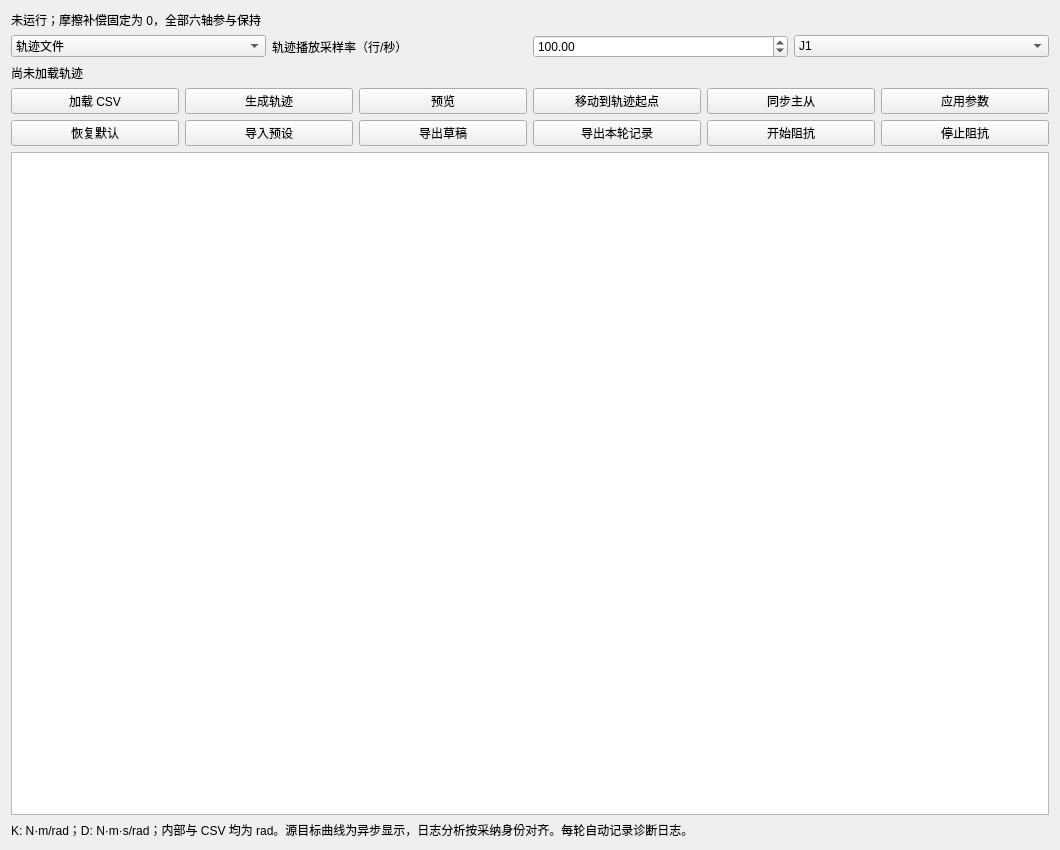
<?xml version="1.0" encoding="UTF-8"?>
<ui version="4.0"><class>ImpedanceWindow</class><widget class="QWidget" name="ImpedanceWindow">
<property name="windowTitle"><string>关节阻抗控制 · URSim 候选参数</string></property>
<property name="geometry"><rect><x>0</x><y>0</y><width>1060</width><height>850</height></rect></property>
<layout class="QVBoxLayout" name="rootLayout">
<item><widget class="QLabel" name="statusLabel"><property name="text"><string>未运行；摩擦补偿固定为 0，全部六轴参与保持</string></property><property name="wordWrap"><bool>true</bool></property></widget></item>
<item><layout class="QHBoxLayout" name="sourceLayout">
<item><widget class="QComboBox" name="sourceCombo"><item><property name="text"><string>轨迹文件</string></property></item><item><property name="text"><string>遥操作</string></property></item></widget></item>
<item><widget class="QLabel" name="rateLabel"><property name="text"><string>轨迹播放采样率（行/秒）</string></property></widget></item>
<item><widget class="QDoubleSpinBox" name="playHz"><property name="minimum"><double>0.100000</double></property><property name="maximum"><double>10000.000000</double></property><property name="value"><double>100.000000</double></property></widget></item>
<item><widget class="QComboBox" name="axisCombo"><item><property name="text"><string>J1</string></property></item><item><property name="text"><string>J2</string></property></item><item><property name="text"><string>J3</string></property></item><item><property name="text"><string>J4</string></property></item><item><property name="text"><string>J5</string></property></item><item><property name="text"><string>J6</string></property></item></widget></item></layout></item><item><widget class="QLabel" name="trajectoryLabel"><property name="text"><string>尚未加载轨迹</string></property></widget></item>
<item><layout class="QGridLayout" name="buttonsLayout"><item row="0" column="0"><widget class="QPushButton" name="loadButton"><property name="text"><string>加载 CSV</string></property></widget></item><item row="0" column="1"><widget class="QPushButton" name="generateButton"><property name="text"><string>生成轨迹</string></property></widget></item><item row="0" column="2"><widget class="QPushButton" name="previewButton"><property name="text"><string>预览</string></property></widget></item><item row="0" column="3"><widget class="QPushButton" name="move_startButton"><property name="text"><string>移动到轨迹起点</string></property></widget></item><item row="0" column="4"><widget class="QPushButton" name="syncButton"><property name="text"><string>同步主从</string></property></widget></item><item row="0" column="5"><widget class="QPushButton" name="applyButton"><property name="text"><string>应用参数</string></property></widget></item><item row="1" column="0"><widget class="QPushButton" name="restoreButton"><property name="text"><string>恢复默认</string></property></widget></item><item row="1" column="1"><widget class="QPushButton" name="importButton"><property name="text"><string>导入预设</string></property></widget></item><item row="1" column="2"><widget class="QPushButton" name="exportButton"><property name="text"><string>导出草稿</string></property></widget></item><item row="1" column="3"><widget class="QPushButton" name="export_runButton"><property name="text"><string>导出本轮记录</string></property></widget></item><item row="1" column="4"><widget class="QPushButton" name="startButton"><property name="text"><string>开始阻抗</string></property></widget></item><item row="1" column="5"><widget class="QPushButton" name="stopButton"><property name="text"><string>停止阻抗</string></property></widget></item></layout></item><item><widget class="QTableWidget" name="parameterTable"><property name="minimumHeight"><number>220</number></property></widget></item>
<item><widget class="QLabel" name="noteLabel"><property name="text"><string>K: N·m/rad；D: N·m·s/rad；内部与 CSV 均为 rad。源目标曲线为异步显示，日志分析按采纳身份对齐。每轮自动记录诊断日志。</string></property><property name="wordWrap"><bool>true</bool></property></widget></item>
<item><layout class="QVBoxLayout" name="plotLayout"/></item>
</layout></widget><resources/><connections/></ui>
